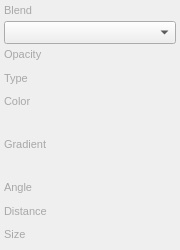
<?xml version="1.0" encoding="UTF-8"?>
<ui version="4.0">
 <class>UnderlayEffectSettingsPanel</class>
 <widget class="QWidget" name="UnderlayEffectSettingsPanel">
  <property name="geometry">
   <rect>
    <x>0</x>
    <y>0</y>
    <width>180</width>
    <height>250</height>
   </rect>
  </property>
  <property name="minimumSize">
   <size>
    <width>180</width>
    <height>210</height>
   </size>
  </property>
  <layout class="QVBoxLayout" name="verticalLayout">
   <property name="spacing">
    <number>0</number>
   </property>
   <property name="leftMargin">
    <number>4</number>
   </property>
   <property name="topMargin">
    <number>4</number>
   </property>
   <property name="rightMargin">
    <number>4</number>
   </property>
   <property name="bottomMargin">
    <number>2</number>
   </property>
   <item>
    <layout class="QGridLayout" name="gridLayout">
     <property name="horizontalSpacing">
      <number>4</number>
     </property>
     <property name="verticalSpacing">
      <number>4</number>
     </property>
     <item row="0" column="0" colspan="2">
      <widget class="QLabel" name="labelBlend">
       <property name="font">
        <font>
         <pointsize>8</pointsize>
        </font>
       </property>
       <property name="styleSheet">
        <string notr="true">color: #a8a8a8;</string>
       </property>
       <property name="text">
        <string>Blend</string>
       </property>
      </widget>
     </item>
     <item row="1" column="0" colspan="2">
      <widget class="QComboBox" name="comboBoxBlend">
       <property name="font">
        <font>
         <pointsize>10</pointsize>
        </font>
       </property>
      </widget>
     </item>
     <item row="2" column="0" colspan="2">
      <widget class="QLabel" name="labelOpacity">
       <property name="font">
        <font>
         <pointsize>8</pointsize>
        </font>
       </property>
       <property name="styleSheet">
        <string notr="true">color: #a8a8a8;</string>
       </property>
       <property name="text">
        <string>Opacity</string>
       </property>
      </widget>
     </item>
     <item row="3" column="0" colspan="2">
      <widget class="SGValueSliderRow" name="rowOpacity" native="true"/>
     </item>
     <item row="4" column="0" colspan="2">
      <widget class="QLabel" name="labelType">
       <property name="font">
        <font>
         <pointsize>8</pointsize>
        </font>
       </property>
       <property name="styleSheet">
        <string notr="true">color: #a8a8a8;</string>
       </property>
       <property name="text">
        <string>Type</string>
       </property>
      </widget>
     </item>
     <item row="5" column="0" colspan="2">
      <widget class="SGSegmentedControl" name="segFillType" native="true"/>
     </item>
     <item row="6" column="0" colspan="2">
      <widget class="QLabel" name="labelColor">
       <property name="font">
        <font>
         <pointsize>8</pointsize>
        </font>
       </property>
       <property name="styleSheet">
        <string notr="true">color: #a8a8a8;</string>
       </property>
       <property name="text">
        <string>Color</string>
       </property>
      </widget>
     </item>
     <item row="7" column="0" colspan="2">
      <widget class="ColorSwatchWidget" name="colorSwatch" native="true">
       <property name="minimumSize">
        <size>
         <width>0</width>
         <height>22</height>
        </size>
       </property>
      </widget>
     </item>
     <item row="8" column="0" colspan="2">
      <widget class="QLabel" name="labelGradient">
       <property name="font">
        <font>
         <pointsize>8</pointsize>
        </font>
       </property>
       <property name="styleSheet">
        <string notr="true">color: #a8a8a8;</string>
       </property>
       <property name="text">
        <string>Gradient</string>
       </property>
      </widget>
     </item>
     <item row="9" column="0" colspan="2">
      <widget class="GradientSwatchWidget" name="gradientSwatch" native="true">
       <property name="minimumSize">
        <size>
         <width>0</width>
         <height>22</height>
        </size>
       </property>
      </widget>
     </item>
     <item row="10" column="0" colspan="2">
      <widget class="QLabel" name="labelAngle">
       <property name="font">
        <font>
         <pointsize>8</pointsize>
        </font>
       </property>
       <property name="styleSheet">
        <string notr="true">color: #a8a8a8;</string>
       </property>
       <property name="text">
        <string>Angle</string>
       </property>
      </widget>
     </item>
     <item row="11" column="0" colspan="2">
      <widget class="SGValueSliderRow" name="rowAngle" native="true"/>
     </item>
     <item row="12" column="0" colspan="2">
      <widget class="QLabel" name="labelDistance">
       <property name="font">
        <font>
         <pointsize>8</pointsize>
        </font>
       </property>
       <property name="styleSheet">
        <string notr="true">color: #a8a8a8;</string>
       </property>
       <property name="text">
        <string>Distance</string>
       </property>
      </widget>
     </item>
     <item row="13" column="0" colspan="2">
      <widget class="SGValueSliderRow" name="rowDistance" native="true"/>
     </item>
     <item row="14" column="0" colspan="2">
      <widget class="QLabel" name="labelSize">
       <property name="font">
        <font>
         <pointsize>8</pointsize>
        </font>
       </property>
       <property name="styleSheet">
        <string notr="true">color: #a8a8a8;</string>
       </property>
       <property name="text">
        <string>Size</string>
       </property>
      </widget>
     </item>
     <item row="15" column="0" colspan="2">
      <widget class="SGValueSliderRow" name="rowSize" native="true"/>
     </item>
    </layout>
   </item>
  </layout>
 </widget>
 <customwidgets>
  <customwidget>
   <class>SGValueSliderRow</class>
   <extends>QWidget</extends>
   <header location="global">src/UI/Widgets/SGValueSliderRow.h</header>
   <container>1</container>
  </customwidget>
  <customwidget>
   <class>SGSegmentedControl</class>
   <extends>QWidget</extends>
   <header location="global">src/UI/Widgets/SGSegmentedControl.h</header>
   <container>1</container>
  </customwidget>
  <customwidget>
   <class>ColorSwatchWidget</class>
   <extends>QWidget</extends>
   <header location="global">src/UI/Widgets/ColorSwatchWidget.h</header>
   <container>1</container>
  </customwidget>
  <customwidget>
   <class>GradientSwatchWidget</class>
   <extends>QWidget</extends>
   <header location="global">src/UI/Widgets/GradientSwatchWidget.h</header>
   <container>1</container>
  </customwidget>
 </customwidgets>
 <resources/>
 <connections/>
</ui>
